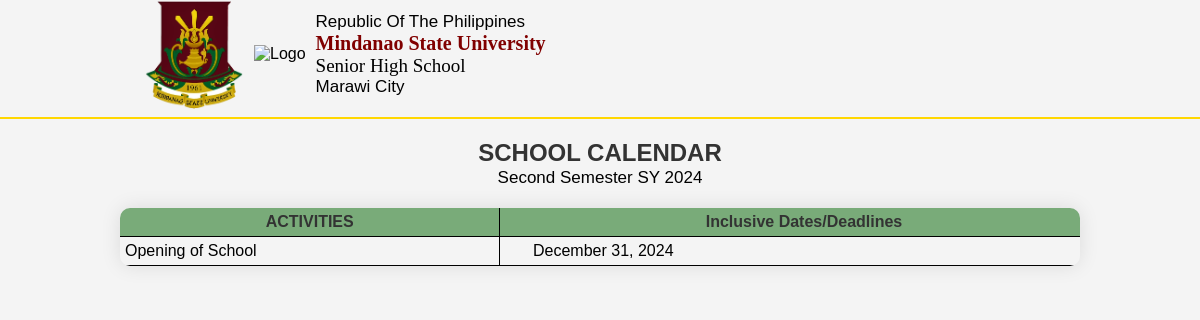
/admin/calendar.php, run on the app's committed database.
### tables this page shows
CREATE TABLE `tbl_activity` (
  `id` int(11) NOT NULL,
  `activity_name` varchar(255) NOT NULL,
  `date_allocated` date NOT NULL,
  `schoolyear_id` int(11) NOT NULL,
  `date_created` timestamp NOT NULL DEFAULT current_timestamp()
);

### admin/calendar.php (the view, shortened to what this page needs)
<!DOCTYPE html>
<html lang="en">
<head>
</head>
<body>
    <div class="header">
        <img src="images/GRADIENT.png" alt="Logo">
        <img src="images/MarawiSeniorHigh-removebg.png" alt="Logo">
        <div>
            <h4>Republic Of The Philippines</h4>
            <h4 class="university-name">Mindanao State University</h4>
            <h4 class="school">Senior High School</h4>
            <h4>Marawi City</h4>
        </div>
    </div>
    <hr style="border-color:black; border:1px solid gold"></hr>
    <h2>SCHOOL CALENDAR</h2>
    <h4 class="semester">Second Semester SY <?php echo date('Y'); ?></h4>
    <div class="table-container">
        <table>
            <thead>
                <tr>
                    <th>ACTIVITIES</th>
                    <th class="separator"></th>
                    <th>Inclusive Dates/Deadlines</th>
                </tr>
            </thead>
            <tbody>
                <?php
                include('includes/dbconnection.php');
                $sql = "SELECT * FROM tbl_activity";
                $query = $dbh->prepare($sql);
                $query->execute();
                $result = $query->fetchAll(PDO::FETCH_ASSOC);
                foreach ($result as $row) {
                    echo "<tr>";
                    echo "<td>" . $row['activity_name'] . "</td>";
                    echo "<td class='separator'></td>";
                    $date = date_create($row['date_allocated']);
                    echo "<td>" . date_format($date, 'F j, Y') . "</td>";
                    echo "</tr>";
                }
                ?>
            </tbody>
        </table>
    </div>
</body>
</html>

### admin/calendar.php (style rules this page uses)
body { font-family: Arial, sans-serif; background-color: #f4f4f4; margin: 0; padding: 0; }
h2 { text-align: center; margin-top: 20px; color: #333; }
.header { display: flex; align-items: center; margin-left: 9em; }
.header img { max-width: 100px; margin-right: 10px; }
h4 { text-align: left; margin: 0; font-size: 17px; font-weight: 300; font-family: Arial, Helvetica, sans-serif; }
.table-container { width: 80%; margin: 20px auto; }
table { width: 100%; border-collapse: collapse; box-shadow: 0 0 20px 0 rgba(0, 0, 0, 0.1); border-radius: 10px; overflow: hidden; }
th, td { padding: 5px; text-align: left; border-bottom: 1px solid black; }
th { background-color: #79ab79; color: #333; font-weight: bold; text-align: center; }
td { font-weight: normal; }
.separator { border-left: 1px solid black; }
.university-name { color: maroon; font-size: 20px; font-weight: bold; font-family: 'Times New Roman', Times, serif; }
.school { color: black; font-size: 19px; font-family: 'Times New Roman', Times, serif; }
.semester { text-align: center; margin-top: -19px; }

### data on the page
tbl_activity: activity_name "Opening of School", date_allocated "December 31, 2024"
